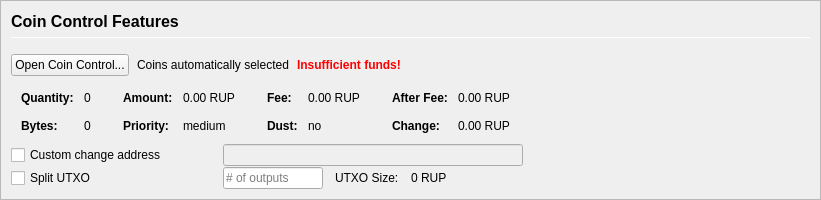
         <widget class="QFrame" name="frameCoinControl">
          <property name="sizePolicy">
           <sizepolicy hsizetype="Expanding" vsizetype="Expanding">
            <horstretch>0</horstretch>
            <verstretch>0</verstretch>
           </sizepolicy>
          </property>
          <property name="maximumSize">
           <size>
            <width>16777215</width>
            <height>16777215</height>
           </size>
          </property>
          <property name="frameShape">
           <enum>QFrame::StyledPanel</enum>
          </property>
          <property name="frameShadow">
           <enum>QFrame::Sunken</enum>
          </property>
          <layout class="QVBoxLayout" name="verticalLayoutCoinControl2">
           <property name="spacing">
            <number>0</number>
           </property>
           <property name="leftMargin">
            <number>0</number>
           </property>
           <property name="topMargin">
            <number>0</number>
           </property>
           <property name="rightMargin">
            <number>0</number>
           </property>
           <property name="bottomMargin">
            <number>0</number>
           </property>
           <item>
            <widget class="QFrame" name="frameCoinControl_BG">
             <layout class="QVBoxLayout" name="verticalLayoutCoinControl" stretch="0,0,0,0,0,0">
              <property name="spacing">
               <number>1</number>
              </property>
              <property name="leftMargin">
               <number>10</number>
              </property>
              <property name="topMargin">
               <number>10</number>
              </property>
              <item>
               <layout class="QHBoxLayout" name="horizontalLayoutCoinControl1">
                <property name="bottomMargin">
                 <number>15</number>
                </property>
                <item>
                 <layout class="QVBoxLayout" name="verticalLayout_3">
                  <property name="spacing">
                   <number>6</number>
                  </property>
                  <item>
                   <widget class="QLabel" name="labelCoinControlFeatures">
                    <property name="sizePolicy">
                     <sizepolicy hsizetype="Preferred" vsizetype="Maximum">
                      <horstretch>0</horstretch>
                      <verstretch>0</verstretch>
                     </sizepolicy>
                    </property>
                    <property name="minimumSize">
                     <size>
                      <width>0</width>
                      <height>20</height>
                     </size>
                    </property>
                    <property name="font">
                     <font>
                      <pointsize>12</pointsize>
                      <weight>75</weight>
                      <bold>true</bold>
                     </font>
                    </property>
                    <property name="styleSheet">
                     <string notr="true">font-weight:bold;</string>
                    </property>
                    <property name="text">
                     <string>Coin Control Features</string>
                    </property>
                   </widget>
                  </item>
                  <item>
                   <widget class="Line" name="line">
                    <property name="minimumSize">
                     <size>
                      <width>0</width>
                      <height>1</height>
                     </size>
                    </property>
                    <property name="maximumSize">
                     <size>
                      <width>16777215</width>
                      <height>1</height>
                     </size>
                    </property>
                    <property name="orientation">
                     <enum>Qt::Horizontal</enum>
                    </property>
                   </widget>
                  </item>
                 </layout>
                </item>
               </layout>
              </item>
              <item>
               <layout class="QHBoxLayout" name="horizontalLayoutCoinControl2" stretch="0,0,0,0">
                <property name="spacing">
                 <number>8</number>
                </property>
                <property name="bottomMargin">
                 <number>10</number>
                </property>
                <item>
                 <widget class="QPushButton" name="pushButtonCoinControl">
                  <property name="styleSheet">
                   <string notr="true"/>
                  </property>
                  <property name="text">
                   <string>Open Coin Control...</string>
                  </property>
                  <property name="autoDefault">
                   <bool>false</bool>
                  </property>
                 </widget>
                </item>
                <item>
                 <widget class="QLabel" name="labelCoinControlAutomaticallySelected">
                  <property name="text">
                   <string>Coins automatically selected</string>
                  </property>
                  <property name="margin">
                   <number>5</number>
                  </property>
                 </widget>
                </item>
                <item>
                 <widget class="QLabel" name="labelCoinControlInsuffFunds">
                  <property name="font">
                   <font>
                    <weight>75</weight>
                    <bold>true</bold>
                   </font>
                  </property>
                  <property name="styleSheet">
                   <string notr="true">color:red;font-weight:bold;</string>
                  </property>
                  <property name="text">
                   <string>Insufficient funds!</string>
                  </property>
                  <property name="margin">
                   <number>5</number>
                  </property>
                 </widget>
                </item>
                <item>
                 <spacer name="horizontalSpacerCoinControl">
                  <property name="orientation">
                   <enum>Qt::Horizontal</enum>
                  </property>
                  <property name="sizeHint" stdset="0">
                   <size>
                    <width>40</width>
                    <height>1</height>
                   </size>
                  </property>
                 </spacer>
                </item>
               </layout>
              </item>
              <item>
               <widget class="QWidget" name="widgetCoinControl" native="true">
                <property name="sizePolicy">
                 <sizepolicy hsizetype="Preferred" vsizetype="Preferred">
                  <horstretch>0</horstretch>
                  <verstretch>0</verstretch>
                 </sizepolicy>
                </property>
                <property name="minimumSize">
                 <size>
                  <width>0</width>
                  <height>0</height>
                 </size>
                </property>
                <property name="styleSheet">
                 <string notr="true"/>
                </property>
                <layout class="QHBoxLayout" name="horizontalLayoutCoinControl5">
                 <property name="leftMargin">
                  <number>0</number>
                 </property>
                 <property name="topMargin">
                  <number>0</number>
                 </property>
                 <property name="rightMargin">
                  <number>0</number>
                 </property>
                 <property name="bottomMargin">
                  <number>0</number>
                 </property>
                 <item>
                  <layout class="QHBoxLayout" name="horizontalLayoutCoinControl3" stretch="0,0,0,1">
                   <property name="spacing">
                    <number>20</number>
                   </property>
                   <property name="topMargin">
                    <number>0</number>
                   </property>
                   <property name="bottomMargin">
                    <number>10</number>
                   </property>
                   <item>
                    <layout class="QFormLayout" name="formLayoutCoinControl1">
                     <property name="horizontalSpacing">
                      <number>10</number>
                     </property>
                     <property name="verticalSpacing">
                      <number>14</number>
                     </property>
                     <property name="leftMargin">
                      <number>10</number>
                     </property>
                     <property name="topMargin">
                      <number>4</number>
                     </property>
                     <property name="rightMargin">
                      <number>6</number>
                     </property>
                     <item row="0" column="0">
                      <widget class="QLabel" name="labelCoinControlQuantityText">
                       <property name="font">
                        <font>
                         <weight>75</weight>
                         <bold>true</bold>
                        </font>
                       </property>
                       <property name="text">
                        <string>Quantity:</string>
                       </property>
                       <property name="margin">
                        <number>0</number>
                       </property>
                      </widget>
                     </item>
                     <item row="0" column="1">
                      <widget class="QLabel" name="labelCoinControlQuantity">
                       <property name="cursor">
                        <cursorShape>IBeamCursor</cursorShape>
                       </property>
                       <property name="contextMenuPolicy">
                        <enum>Qt::ActionsContextMenu</enum>
                       </property>
                       <property name="text">
                        <string notr="true">0</string>
                       </property>
                       <property name="margin">
                        <number>0</number>
                       </property>
                       <property name="textInteractionFlags">
                        <set>Qt::LinksAccessibleByMouse|Qt::TextSelectableByKeyboard|Qt::TextSelectableByMouse</set>
                       </property>
                      </widget>
                     </item>
                     <item row="1" column="0">
                      <widget class="QLabel" name="labelCoinControlBytesText">
                       <property name="font">
                        <font>
                         <weight>75</weight>
                         <bold>true</bold>
                        </font>
                       </property>
                       <property name="text">
                        <string>Bytes:</string>
                       </property>
                      </widget>
                     </item>
                     <item row="1" column="1">
                      <widget class="QLabel" name="labelCoinControlBytes">
                       <property name="cursor">
                        <cursorShape>IBeamCursor</cursorShape>
                       </property>
                       <property name="contextMenuPolicy">
                        <enum>Qt::ActionsContextMenu</enum>
                       </property>
                       <property name="text">
                        <string notr="true">0</string>
                       </property>
                       <property name="textInteractionFlags">
                        <set>Qt::LinksAccessibleByMouse|Qt::TextSelectableByKeyboard|Qt::TextSelectableByMouse</set>
                       </property>
                      </widget>
                     </item>
                    </layout>
                   </item>
                   <item>
                    <layout class="QFormLayout" name="formLayoutCoinControl2">
                     <property name="horizontalSpacing">
                      <number>10</number>
                     </property>
                     <property name="verticalSpacing">
                      <number>14</number>
                     </property>
                     <property name="leftMargin">
                      <number>6</number>
                     </property>
                     <property name="topMargin">
                      <number>4</number>
                     </property>
                     <property name="rightMargin">
                      <number>6</number>
                     </property>
                     <item row="0" column="0">
                      <widget class="QLabel" name="labelCoinControlAmountText">
                       <property name="font">
                        <font>
                         <weight>75</weight>
                         <bold>true</bold>
                        </font>
                       </property>
                       <property name="text">
                        <string>Amount:</string>
                       </property>
                       <property name="margin">
                        <number>0</number>
                       </property>
                      </widget>
                     </item>
                     <item row="0" column="1">
                      <widget class="QLabel" name="labelCoinControlAmount">
                       <property name="cursor">
                        <cursorShape>IBeamCursor</cursorShape>
                       </property>
                       <property name="contextMenuPolicy">
                        <enum>Qt::ActionsContextMenu</enum>
                       </property>
                       <property name="text">
                        <string notr="true">0.00 RUP</string>
                       </property>
                       <property name="textInteractionFlags">
                        <set>Qt::LinksAccessibleByMouse|Qt::TextSelectableByKeyboard|Qt::TextSelectableByMouse</set>
                       </property>
                      </widget>
                     </item>
                     <item row="1" column="0">
                      <widget class="QLabel" name="labelCoinControlPriorityText">
                       <property name="font">
                        <font>
                         <weight>75</weight>
                         <bold>true</bold>
                        </font>
                       </property>
                       <property name="text">
                        <string>Priority:</string>
                       </property>
                      </widget>
                     </item>
                     <item row="1" column="1">
                      <widget class="QLabel" name="labelCoinControlPriority">
                       <property name="cursor">
                        <cursorShape>IBeamCursor</cursorShape>
                       </property>
                       <property name="contextMenuPolicy">
                        <enum>Qt::ActionsContextMenu</enum>
                       </property>
                       <property name="text">
                        <string>medium</string>
                       </property>
                       <property name="textInteractionFlags">
                        <set>Qt::LinksAccessibleByMouse|Qt::TextSelectableByKeyboard|Qt::TextSelectableByMouse</set>
                       </property>
                      </widget>
                     </item>
                    </layout>
                   </item>
                   <item>
                    <layout class="QFormLayout" name="formLayoutCoinControl3">
                     <property name="horizontalSpacing">
                      <number>10</number>
                     </property>
                     <property name="verticalSpacing">
                      <number>14</number>
                     </property>
                     <property name="leftMargin">
                      <number>6</number>
                     </property>
                     <property name="topMargin">
                      <number>4</number>
                     </property>
                     <property name="rightMargin">
                      <number>6</number>
                     </property>
                     <item row="0" column="0">
                      <widget class="QLabel" name="labelCoinControlFeeText">
                       <property name="font">
                        <font>
                         <weight>75</weight>
                         <bold>true</bold>
                        </font>
                       </property>
                       <property name="text">
                        <string>Fee:</string>
                       </property>
                       <property name="margin">
                        <number>0</number>
                       </property>
                      </widget>
                     </item>
                     <item row="0" column="1">
                      <widget class="QLabel" name="labelCoinControlFee">
                       <property name="cursor">
                        <cursorShape>IBeamCursor</cursorShape>
                       </property>
                       <property name="contextMenuPolicy">
                        <enum>Qt::ActionsContextMenu</enum>
                       </property>
                       <property name="text">
                        <string notr="true">0.00 RUP</string>
                       </property>
                       <property name="textInteractionFlags">
                        <set>Qt::LinksAccessibleByMouse|Qt::TextSelectableByKeyboard|Qt::TextSelectableByMouse</set>
                       </property>
                      </widget>
                     </item>
                     <item row="1" column="0">
                      <widget class="QLabel" name="labelCoinControlLowOutputText">
                       <property name="font">
                        <font>
                         <weight>75</weight>
                         <bold>true</bold>
                        </font>
                       </property>
                       <property name="text">
                        <string>Dust:</string>
                       </property>
                      </widget>
                     </item>
                     <item row="1" column="1">
                      <widget class="QLabel" name="labelCoinControlLowOutput">
                       <property name="cursor">
                        <cursorShape>IBeamCursor</cursorShape>
                       </property>
                       <property name="contextMenuPolicy">
                        <enum>Qt::ActionsContextMenu</enum>
                       </property>
                       <property name="text">
                        <string>no</string>
                       </property>
                       <property name="textInteractionFlags">
                        <set>Qt::LinksAccessibleByMouse|Qt::TextSelectableByKeyboard|Qt::TextSelectableByMouse</set>
                       </property>
                      </widget>
                     </item>
                    </layout>
                   </item>
                   <item>
                    <layout class="QFormLayout" name="formLayoutCoinControl4">
                     <property name="horizontalSpacing">
                      <number>10</number>
                     </property>
                     <property name="verticalSpacing">
                      <number>14</number>
                     </property>
                     <property name="leftMargin">
                      <number>6</number>
                     </property>
                     <property name="topMargin">
                      <number>4</number>
                     </property>
                     <property name="rightMargin">
                      <number>6</number>
                     </property>
                     <item row="0" column="0">
                      <widget class="QLabel" name="labelCoinControlAfterFeeText">
                       <property name="font">
                        <font>
                         <weight>75</weight>
                         <bold>true</bold>
                        </font>
                       </property>
                       <property name="text">
                        <string>After Fee:</string>
                       </property>
                       <property name="margin">
                        <number>0</number>
                       </property>
                      </widget>
                     </item>
                     <item row="0" column="1">
                      <widget class="QLabel" name="labelCoinControlAfterFee">
                       <property name="cursor">
                        <cursorShape>IBeamCursor</cursorShape>
                       </property>
                       <property name="contextMenuPolicy">
                        <enum>Qt::ActionsContextMenu</enum>
                       </property>
                       <property name="text">
                        <string notr="true">0.00 RUP</string>
                       </property>
                       <property name="textInteractionFlags">
                        <set>Qt::LinksAccessibleByMouse|Qt::TextSelectableByKeyboard|Qt::TextSelectableByMouse</set>
                       </property>
                      </widget>
                     </item>
                     <item row="1" column="0">
                      <widget class="QLabel" name="labelCoinControlChangeText">
                       <property name="font">
                        <font>
                         <weight>75</weight>
                         <bold>true</bold>
                        </font>
                       </property>
                       <property name="text">
                        <string>Change:</string>
                       </property>
                      </widget>
                     </item>
                     <item row="1" column="1">
                      <widget class="QLabel" name="labelCoinControlChange">
                       <property name="cursor">
                        <cursorShape>IBeamCursor</cursorShape>
                       </property>
                       <property name="contextMenuPolicy">
                        <enum>Qt::ActionsContextMenu</enum>
                       </property>
                       <property name="text">
                        <string notr="true">0.00 RUP</string>
                       </property>
                       <property name="textInteractionFlags">
                        <set>Qt::LinksAccessibleByMouse|Qt::TextSelectableByKeyboard|Qt::TextSelectableByMouse</set>
                       </property>
                      </widget>
                     </item>
                    </layout>
                   </item>
                  </layout>
                 </item>
                </layout>
               </widget>
              </item>
              <item>
               <layout class="QHBoxLayout" name="horizontalLayoutCoinControl4">
                <property name="spacing">
                 <number>12</number>
                </property>
                <property name="sizeConstraint">
                 <enum>QLayout::SetDefaultConstraint</enum>
                </property>
                <property name="topMargin">
                 <number>0</number>
                </property>
                <property name="rightMargin">
                 <number>0</number>
                </property>
                <item>
                 <widget class="QCheckBox" name="checkBoxCoinControlChange">
                  <property name="sizePolicy">
                   <sizepolicy hsizetype="Preferred" vsizetype="Preferred">
                    <horstretch>0</horstretch>
                    <verstretch>0</verstretch>
                   </sizepolicy>
                  </property>
                  <property name="minimumSize">
                   <size>
                    <width>200</width>
                    <height>0</height>
                   </size>
                  </property>
                  <property name="maximumSize">
                   <size>
                    <width>200</width>
                    <height>16777215</height>
                   </size>
                  </property>
                  <property name="toolTip">
                   <string>If this is activated, but the change address is empty or invalid, change will be sent to a newly generated address.</string>
                  </property>
                  <property name="text">
                   <string>Custom change address</string>
                  </property>
                 </widget>
                </item>
                <item>
                 <widget class="QValidatedLineEdit" name="lineEditCoinControlChange">
                  <property name="enabled">
                   <bool>false</bool>
                  </property>
                  <property name="sizePolicy">
                   <sizepolicy hsizetype="Preferred" vsizetype="Preferred">
                    <horstretch>0</horstretch>
                    <verstretch>0</verstretch>
                   </sizepolicy>
                  </property>
                  <property name="minimumSize">
                   <size>
                    <width>300</width>
                    <height>0</height>
                   </size>
                  </property>
                 </widget>
                </item>
                <item>
                 <widget class="QLabel" name="labelCoinControlChangeLabel">
                  <property name="sizePolicy">
                   <sizepolicy hsizetype="Preferred" vsizetype="Preferred">
                    <horstretch>0</horstretch>
                    <verstretch>0</verstretch>
                   </sizepolicy>
                  </property>
                  <property name="minimumSize">
                   <size>
                    <width>100</width>
                    <height>0</height>
                   </size>
                  </property>
                  <property name="text">
                   <string/>
                  </property>
                  <property name="margin">
                   <number>3</number>
                  </property>
                 </widget>
                </item>
               </layout>
              </item>
              <item>
               <layout class="QHBoxLayout" name="horizontalLayoutCoinControl6">
                <property name="spacing">
                 <number>12</number>
                </property>
                <property name="rightMargin">
                 <number>0</number>
                </property>
                <item>
                 <widget class="QCheckBox" name="splitBlockCheckBox">
                  <property name="sizePolicy">
                   <sizepolicy hsizetype="Preferred" vsizetype="Preferred">
                    <horstretch>0</horstretch>
                    <verstretch>0</verstretch>
                   </sizepolicy>
                  </property>
                  <property name="minimumSize">
                   <size>
                    <width>200</width>
                    <height>0</height>
                   </size>
                  </property>
                  <property name="maximumSize">
                   <size>
                    <width>200</width>
                    <height>16777215</height>
                   </size>
                  </property>
                  <property name="text">
                   <string>Split UTXO</string>
                  </property>
                 </widget>
                </item>
                <item>
                 <widget class="QLineEdit" name="splitBlockLineEdit">
                  <property name="sizePolicy">
                   <sizepolicy hsizetype="Preferred" vsizetype="Preferred">
                    <horstretch>50</horstretch>
                    <verstretch>0</verstretch>
                   </sizepolicy>
                  </property>
                  <property name="minimumSize">
                   <size>
                    <width>100</width>
                    <height>0</height>
                   </size>
                  </property>
                  <property name="maximumSize">
                   <size>
                    <width>100</width>
                    <height>16777215</height>
                   </size>
                  </property>
                  <property name="placeholderText">
                   <string># of outputs</string>
                  </property>
                 </widget>
                </item>
                <item>
                 <widget class="QLabel" name="labelBlockSizeText">
                  <property name="text">
                   <string>UTXO Size:</string>
                  </property>
                 </widget>
                </item>
                <item>
                 <widget class="QLabel" name="labelBlockSize">
                  <property name="text">
                   <string>0 RUP</string>
                  </property>
                 </widget>
                </item>
                <item>
                 <spacer name="horizontalSpacer_7">
                  <property name="orientation">
                   <enum>Qt::Horizontal</enum>
                  </property>
                  <property name="sizeHint" stdset="0">
                   <size>
                    <width>40</width>
                    <height>20</height>
                   </size>
                  </property>
                 </spacer>
                </item>
               </layout>
              </item>
              <item>
               <spacer name="verticalSpacerCoinControl">
                <property name="orientation">
                 <enum>Qt::Vertical</enum>
                </property>
                <property name="sizeHint" stdset="0">
                 <size>
                  <width>800</width>
                  <height>1</height>
                 </size>
                </property>
               </spacer>
              </item>
             </layout>
            </widget>
           </item>
          </layout>
         </widget>
